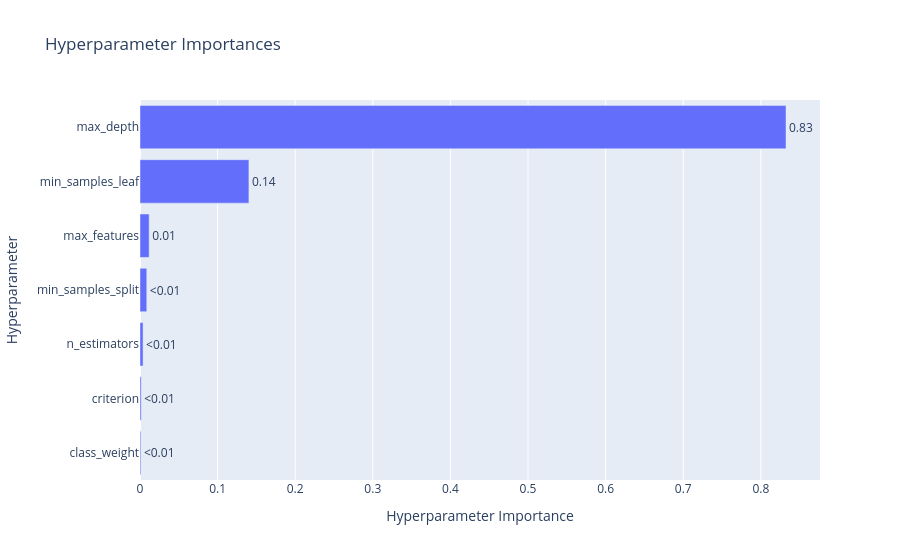

This figure's notebook cell:
### Code cell
if __name__ == "__main__":
    start_time = datetime.now()
    
    # set data
    model_id = "model_1a"
    model_category = "rf"
    
    # load data
    X_data = pd.read_csv(f"data/X_train_{model_id}.csv", keep_default_na=False)
    y_data = pd.read_csv(f"data/y_train_{model_id}.csv", keep_default_na=False).values.ravel()

    # run 50 trails
    study = optuna.create_study(direction="maximize", study_name=f"{model_id}_tuning", sampler=optuna.samplers.TPESampler(seed=2013))
    study.optimize(lambda trial: objective_a(trial, X_data, y_data), n_trials=50, n_jobs=-1)
    # save as fig
    fig = optuna.visualization.plot_param_importances(study)
    fig.show()
    save_path = f"figures/{model_id}_{model_category}_param_importance.png"
    fig.write_image(save_path)
    print(f"Time: {datetime.now() - start_time}")

### Figure 1 — Plotly figure (JSON) as saved in the notebook; plotly's stock layout.template omitted (floating-point values rounded to 4 significant figures)
{"data": [{"cliponaxis": false, "hovertemplate": ["class_weight (CategoricalDistribution): 0.001122810325287721<extra></extra>", "criterion (CategoricalDistribution): 0.0015753891067145816<extra></extra>", "n_estimators (IntDistribution): 0.003973221056157836<extra></extra>", "min_samples_split (IntDistribution): 0.008731072332650134<extra></extra>", "max_features (CategoricalDistribution): 0.011818496353151462<extra></extra>", "min_samples_leaf (IntDistribution): 0.14035279529603684<extra></extra>", "max_depth (IntDistribution): 0.8324262155300013<extra></extra>"], "name": "Objective Value", "orientation": "h", "text": ["<0.01", "<0.01", "<0.01", "<0.01", "0.01", "0.14", "0.83"], "textposition": "outside", "type": "bar", "x": [0.001123, 0.001575, 0.003973, 0.008731, 0.01182, 0.1404, 0.8324], "y": ["class_weight", "criterion", "n_estimators", "min_samples_split", "max_features", "min_samples_leaf", "max_depth"]}], "layout": {"title": {"text": "Hyperparameter Importances"}, "xaxis": {"title": {"text": "Hyperparameter Importance"}}, "yaxis": {"title": {"text": "Hyperparameter"}}}}
